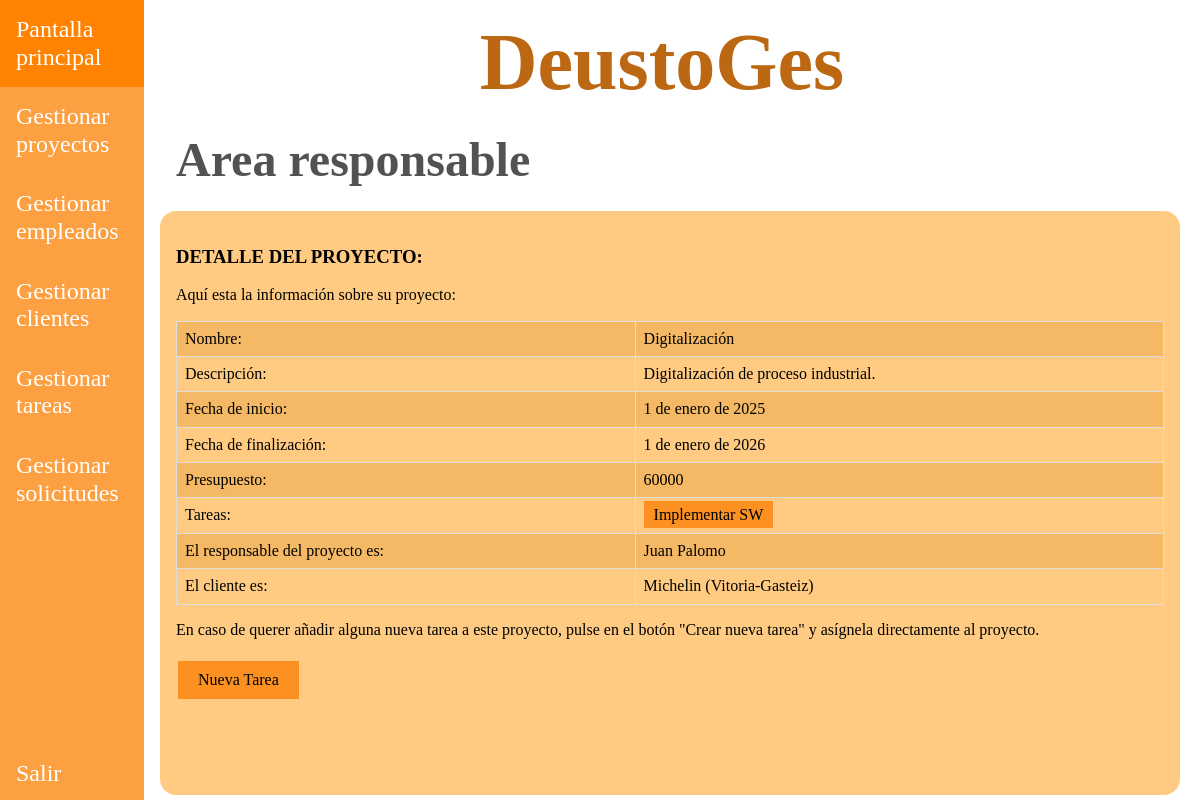
Before: /appDeustoGes/responsables/1/proyectos/1 with the older database file.
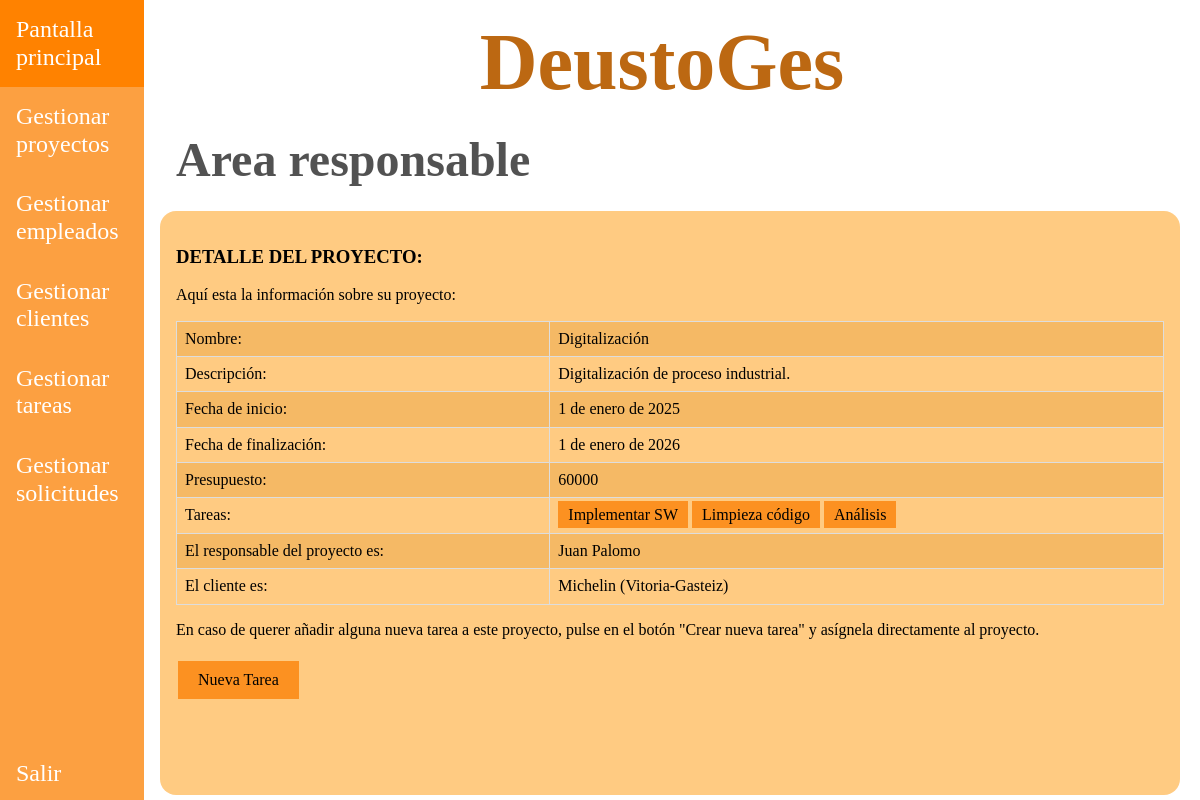
After: the same page with the newer database file.
### appDeustoGes/models.py (models this page shows, shortened)
class Tarea(models.Model):
    nombre = models.CharField(max_length=15)
    descripcion = models.TextField()
    fecha_inicio = models.DateField()
    fecha_fin = models.DateField()
    prioridad = models.CharField(max_length=10, choices=(('alta', 'Alta'), ('media', 'Media'), ('baja', 'Baja')))
    estado = models.CharField(max_length=20, choices=(
        ('abierta', 'Abierta'), ('asignada', 'Asignada'), ('en_proceso', 'En proceso'), ('finalizada', 'Finalizada')))
    notas_adicionales = models.TextField()
    empleado = models.ForeignKey(Empleado, on_delete=models.CASCADE)
    proyecto = models.ForeignKey(Proyecto, on_delete=models.CASCADE)
    created = models.DateTimeField(auto_now_add=True, blank=True, null=True)
    updated = models.DateTimeField(auto_now=True, blank=True, null=True)
    class Meta:
        verbose_name = 'tarea'
        verbose_name_plural = 'tareas'

### appDeustoGes/views.py (the view)
# urls.py: path("/responsables/<int:id_responsable>/proyectos/<int:id_proyecto>", views.show_proyecto, name='proyecto_detail'),
def show_proyecto(request, id_responsable, id_proyecto):
    responsable = get_object_or_404(Empleado, id=id_responsable)
    proyecto = get_object_or_404(Proyecto, id=id_proyecto)
    tareas = Tarea.objects.all()
    return render(request, "appDeustoGes/proyecto_detail.html", {"responsable": responsable,
                                                                 "proyecto": proyecto, "tareas": tareas})

### appDeustoGes/models.py (called while the page is built)
    def __str__(self):
        return f"{self.nombre} ({self.direccion})"

    def __str__(self):
        return f"{self.nombre} {self.apellidos}"

### templates/appDeustoGes/proyecto_detail.html
{% extends "base.html" %}
{% block css %}
    <link rel="stylesheet" href="/../static/css/normalize.css">
    <link rel="stylesheet" href="/../static/css/style.css">
{% endblock %}
{% block nav_header %}
    <nav class="barra-lateral">
        <ul class="listado-barra-lateral">
            <div>
                <li><a href="{% url 'pantalla_responsable' responsable.id %}">Pantalla principal</a></li>
                <li><a href="{% url 'proyectos_index' responsable.id %}">Gestionar proyectos</a></li>
                <li><a href="{% url 'gestion_empleados' responsable.id %}">Gestionar empleados</a></li>
                <li><a href="{% url 'gestion_clientes' responsable.id %}">Gestionar clientes</a></li>
                <li><a href="{% url 'gestion_tareas' responsable.id %}">Gestionar tareas</a></li>
                <li><a href="{% url 'gestion_solicitudes' responsable.id %}">Gestionar solicitudes</a></li>
            </div>
            <div>
                <li><a href="{% url 'pantalla_inicio' %}">Salir</a></li>
            </div>
        </ul>
    </nav>
{% endblock %}
{% block main_contenido %}
    <h2>Area responsable</h2>
    <div class="contenido">
        <h3>DETALLE DEL PROYECTO:</h3>
        <p>Aquí esta la información sobre su proyecto:</p>
        {% if  proyecto %}
            <table class="estilos-table">
                <tr>
                    <td>Nombre:</td>
                    <td>{{ proyecto.nombre }}</td>
                </tr>
                <tr>
                    <td>Descripción:</td>
                    <td>{{ proyecto.descripcion }}</td>
                </tr>
                <tr>
                    <td>Fecha de inicio:</td>
                    <td>{{ proyecto.fecha_inicio }}</td>
                </tr>
                <tr>
                    <td>Fecha de finalización:</td>
                    <td>{{ proyecto.fecha_fin }}</td>
                </tr>
                <tr>
                    <td>Presupuesto:</td>
                    <td>{{ proyecto.presupuesto }}</td>
                </tr>
                <tr>
                    <td>Tareas:</td>
                    <td>
                    {% for tarea in tareas %}
                        {% if tarea.proyecto_id == proyecto.id %}
                        <a href="{% url 'tarea_update_responsable' responsable.id tarea.id %}"
                            class="enlace-tarea">{{ tarea.nombre }}</a>
                        {% endif %}
                    {% endfor %}
                    </td>
                </tr>
                <tr>
                    <td>El responsable del proyecto es:</td>
                    <td>{{ proyecto.responsable }}</td>
                </tr>
                <tr>
                    <td>El cliente es:</td>
                    <td>{{ proyecto.cliente }}</td>
                </tr>
            </table>
        {% endif %}
        <p>En caso de querer añadir alguna nueva tarea a este proyecto, pulse en el botón "Crear nueva tarea" y
        asígnela directamente al proyecto.</p>
        <button class="añadir-button">
            <a href="{% url 'tarea_create'  responsable.id  %}">Nueva Tarea</a>
        </button>
    </div>
{% endblock %}

Changed rows visible on the page:
added Tarea: nombre "Limpieza código"
added Tarea: nombre "Análisis"
